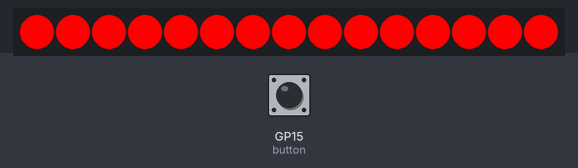
A program run on a simulated Raspberry Pi Pico running MicroPython. Parts: 15 RGB LEDs in strip order, left to right. The inputs (shaded band) are chosen by the test bench; at power-on: GP15 (button) LOW.

Above: at 1.2 s.
1.3 s: GP15 (button) pulled HIGH for 0.15 s
At 2.5 s:
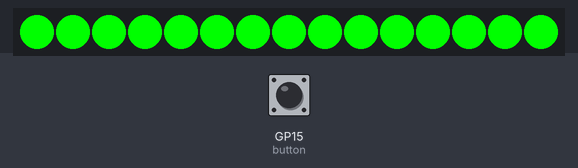
2.9 s: GP15 (button) pulled HIGH for 1 s
At 3.7 s:
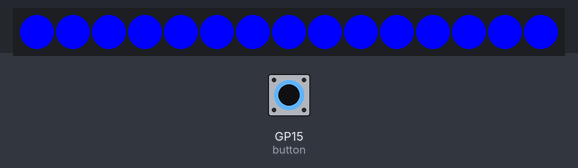
5.4 s: GP15 (button) pulled HIGH for 3.2 s
At 6.8 s:
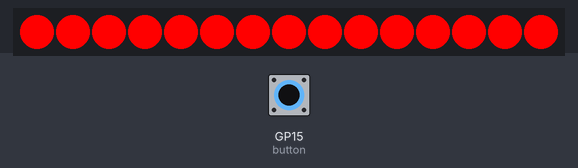
Timing chart, 0 to 8.4 s (numbered marks = the images above; inputs shaded):
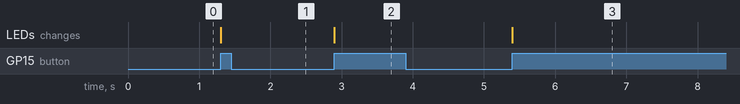

The program:

Day_12d.py
```python
'''
Lighting strip - changing colours, with button for changing colour
'''

# Imports
import time
from machine import Pin, ADC
from neopixel import NeoPixel

# Define the strip pin number (28) and number of LEDs (15)
strand = NeoPixel(Pin(28), 15)

# Set up the potentiometer on ADC pin 26
potentiometer = ADC(Pin(26))

# Define our button pin
button = Pin(15, Pin.IN, Pin.PULL_DOWN)

# Colour variables
red = 255,0,0
green = 0,255,0
blue= 0,0,255

# Define colour list
colours = [red, green, blue]

# Define variables for list indexing
indexlength = len(colours)-1
myindex = 0
state = 0

strand.fill((red))
strand.write()

while True: # Run forever

    if state == 0 and button.value() == 1: # if button is pressed

        myindex += 1

        if myindex > indexlength:
            myindex = 0

        state = 1

        strand.fill((colours[myindex]))

        strand.write()

        time.sleep(0.5)

    elif state == 1 and button.value() == 0:

        state = 0
```

Measured:
- after the input at 1.3 s, the LEDs: change at once (image 1)
- after the input at 2.9 s, the LEDs: change at once (image 2)
- after the input at 5.4 s, the LEDs: change at once (image 3)
